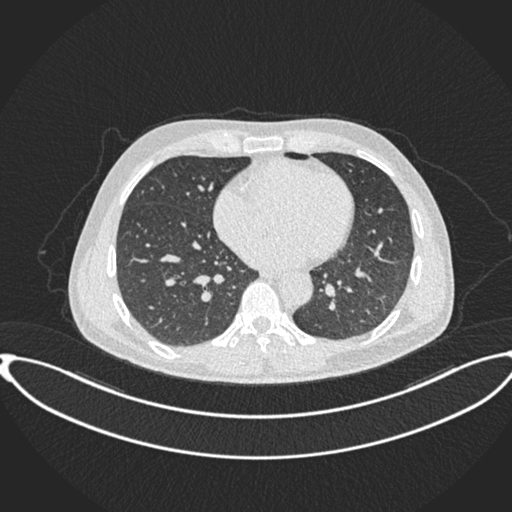
#> input picture Src/Test/ct_scan5.jpg, 512 x 512 px
$ python testAgain.py   (older library calls are emulated)
#> lines starting #> are read from the running program, lines starting #| are printed output that depends on the picture
import cv2
import numpy as np

#Define the normalization function
def normalize(image):
    # Convert the image to Hounsfield units (HU)
    intercept = -1024
    slope = 1
    image = image.astype(np.float32) * slope + intercept

    # Clip the image intensity values to the lung range
    lung_range = (-1000, 400)
    image = np.clip(image, *lung_range)

    # Rescale the intensity values to the range [0, 1]
    image = (image - lung_range[0]) / (lung_range[1] - lung_range[0])

    # Convert the intensity range to the range [0, 255]
    image = (image * 255).astype(np.uint8)

    return image

#Read the CT image and convert it to grayscale
image = cv2.imread('ct_scan5.jpg', cv2.IMREAD_GRAYSCALE)
#> image is the input picture: shape (512, 512); min 37, max 255, mean 88

#Convert the image to HU format
slope, intercept = 0.1, -50
hu_image = slope * image.astype(np.float32) + intercept
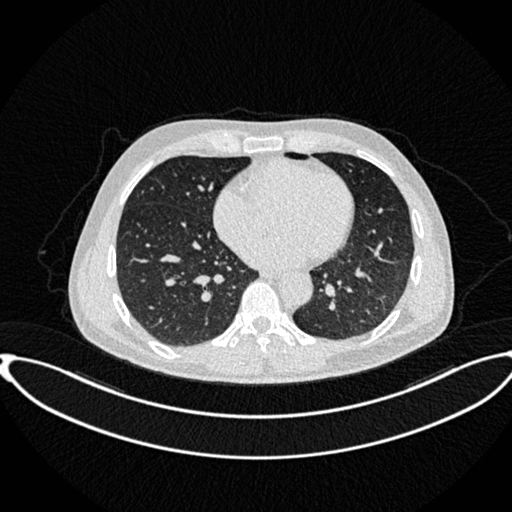
#> hu_image: shape (512, 512) float32; min -46.3, max -24.5, mean -41.2; drawn with min black and max white

#Normalize the HU image
normalized = normalize(hu_image)
#> in normalize, `image = np.clip(image, *lung_range)`: image: shape (512, 512) float32; every value is -1000
#> in normalize, `image = (image - lung_range[0]) / (lung_range[1] - lung_range[0])`: image: shape (512, 512) float32; every value is 0
#> in normalize, `image = (image * 255).astype(np.uint8)`: image: shape (512, 512); every value is 0

#Apply Gaussian filter
gaussian = cv2.GaussianBlur(normalized, (5, 5), 0)

#convert the gaussian image to 8-bit grayscale
gaussian_8bit = cv2.convertScaleAbs(gaussian)

#apply Otsu thresholding to the 8-bit grayscale image
_, binary = cv2.threshold(gaussian_8bit, 0, 255, cv2.THRESH_BINARY+cv2.THRESH_OTSU)

#Find contours
contours, _ = cv2.findContours(binary, cv2.RETR_TREE, cv2.CHAIN_APPROX_SIMPLE)
#> contours = []

#Select the contour corresponding to the lung area
lung_contour = None
max_area = 0
for contour in contours:
    area = cv2.contourArea(contour)
    if area > max_area:
        max_area = area
        lung_contour = contour
#> this loop made 0 passes
#> after the loop, max_area = 0

#Separate left and right lung contours
if lung_contour is not None:
    # Remove redundant dimension
    lung_contour = np.squeeze(lung_contour)
    left_lung_contour = lung_contour[lung_contour[:, 0].argmin():, :]
    right_lung_contour = lung_contour[:lung_contour[:, 0].argmax(), :]
    # Calculate convex hulls
    left_hull = cv2.convexHull(left_lung_contour)
    right_hull = cv2.convexHull(right_lung_contour)

    # Dilate and merge masks
    kernel = cv2.getStructuringElement(cv2.MORPH_ELLIPSE, (15, 15))
    left_mask = cv2.dilate(cv2.fillConvexPoly(np.zeros_like(image), left_hull, 1), kernel)
    right_mask = cv2.dilate(cv2.fillConvexPoly(np.zeros_like(image), right_hull, 1), kernel)
    merged_mask = cv2.bitwise_or(left_mask, right_mask)

    # Apply mask to the original image
    masked_image = cv2.bitwise_and(hu_image, hu_image, mask=merged_mask)

    # Transform image to uint8
    masked_image = cv2.normalize(masked_image, None, 0, 255, cv2.NORM_MINMAX, cv2.CV_8U)

    # Crop image
    x, y, w, h = cv2.boundingRect(merged_mask)
    cropped_image = masked_image[y:y+h, x:x+w]

    # Display the images
    cv2.imshow('Original Image', image)
    cv2.imshow('HU Image', hu_image)
    cv2.imshow('Binary Image', binary)
    cv2.imshow('Left Lung Contour', cv2.drawContours(np.zeros_like(image), [left_lung_contour], 0, 255, 1))
    cv2.imshow('Right Lung Contour', cv2.drawContours(np.zeros_like(image), [right_lung_contour], 0, 255, 1))
    cv2.imshow('Merged Hull Mask', merged_mask)
    cv2.imshow('Masked Image', masked_image)
    cv2.imshow('Cropped Image', cropped_image)
    cv2.waitKey(0)

$ run again, with Src/Test/ct_scan3.jpg copied over Src/Test/ct_scan5.jpg
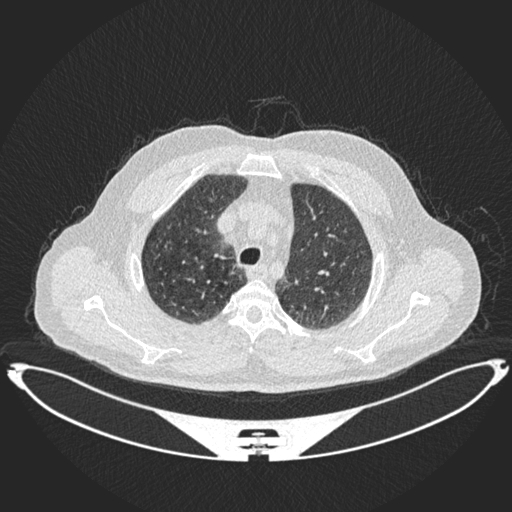
#> input picture Src/Test/ct_scan3.jpg, 512 x 512 px
#> image is the input picture: shape (512, 512); min 37, max 255, mean 99.6
#> `hu_image = slope * image.astype(np.float32) + intercept`:
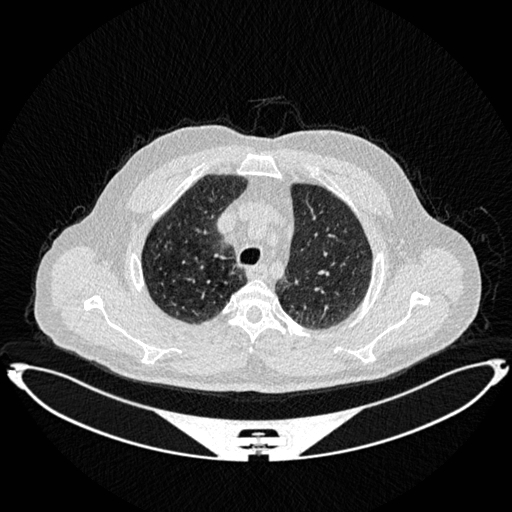
#> hu_image: shape (512, 512) float32; min -46.3, max -24.5, mean -40.04; drawn with min black and max white
#> contours = []
#> after the loop `for contour in contours:`: max_area = 0
